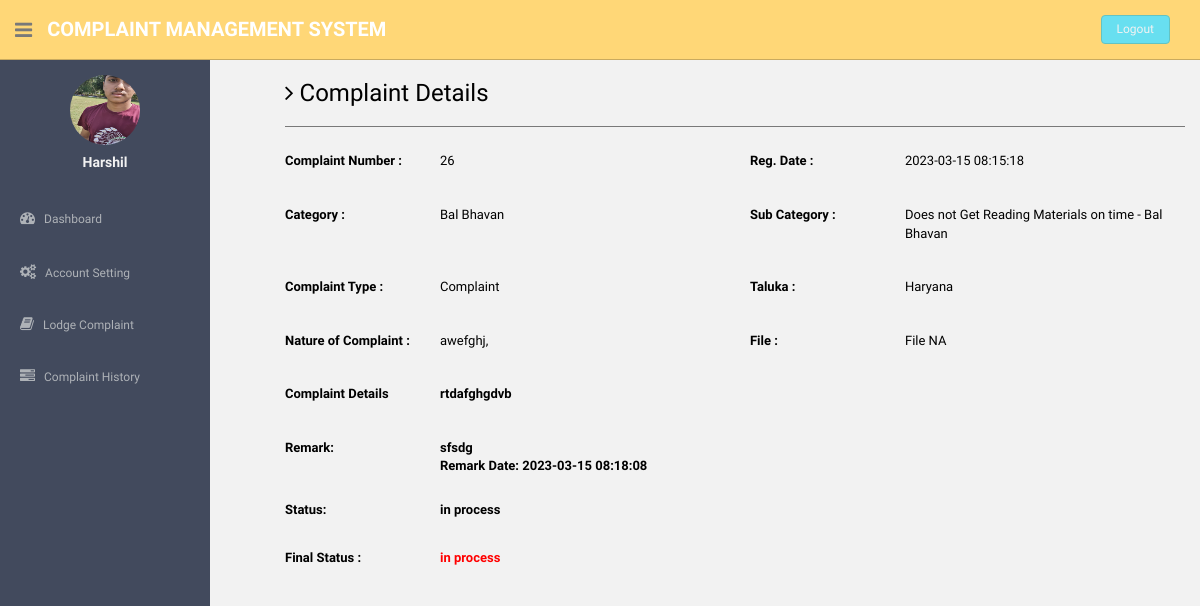
The app's page /users/complaint-details.php?cid=26 (signed in) with its own data.
### tables this page shows
CREATE TABLE `users` (
  `id` int(11) NOT NULL,
  `fullName` varchar(255) DEFAULT NULL,
  `userEmail` varchar(255) DEFAULT NULL,
  `password` varchar(255) DEFAULT NULL,
  `contactNo` bigint(11) DEFAULT NULL,
  `address` tinytext DEFAULT NULL,
  `State` varchar(255) DEFAULT NULL,
  `country` varchar(255) DEFAULT NULL,
  `pincode` int(6) DEFAULT NULL,
  `userImage` varchar(255) DEFAULT NULL,
  `regDate` timestamp NOT NULL DEFAULT current_timestamp(),
  `updationDate` timestamp NULL DEFAULT NULL,
  `status` int(1) DEFAULT NULL
);

CREATE TABLE `tblcomplaints` (
  `complaintNumber` int(11) NOT NULL,
  `userId` int(11) DEFAULT NULL,
  `category` int(11) DEFAULT NULL,
  `subcategory` varchar(255) DEFAULT NULL,
  `complaintType` varchar(255) DEFAULT NULL,
  `state` varchar(255) DEFAULT NULL,
  `noc` varchar(255) DEFAULT NULL,
  `complaintDetails` mediumtext DEFAULT NULL,
  `complaintFile` varchar(255) DEFAULT NULL,
  `regDate` timestamp NULL DEFAULT current_timestamp(),
  `status` varchar(50) DEFAULT NULL,
  `lastUpdationDate` timestamp NULL DEFAULT NULL ON UPDATE current_timestamp()
);

CREATE TABLE `category` (
  `id` int(11) NOT NULL,
  `categoryName` varchar(255) DEFAULT NULL,
  `categoryDescription` longtext DEFAULT NULL,
  `creationDate` timestamp NULL DEFAULT current_timestamp(),
  `updationDate` timestamp NULL DEFAULT NULL ON UPDATE current_timestamp()
);

CREATE TABLE `complaintremark` (
  `id` int(11) NOT NULL,
  `complaintNumber` int(11) DEFAULT NULL,
  `status` varchar(255) DEFAULT NULL,
  `remark` mediumtext DEFAULT NULL,
  `remarkDate` timestamp NULL DEFAULT current_timestamp()
);

### users/complaint-details.php (the view, shortened to what this page needs)
<?php session_start();
include('includes/config.php');
if (strlen($_SESSION['login']) == 0) {
  header('location:index.php');
} else { ?>
  <!DOCTYPE html>
  <html lang="en">
  <head>
    <link href="assets/css/bootstrap.css" rel="stylesheet">
    <link href="assets/font-awesome/css/font-awesome.css" rel="stylesheet" />
    <link href="assets/css/style.css" rel="stylesheet">
    <link href="assets/css/style-responsive.css" rel="stylesheet">
  </head>
  <body>
    <section id="container">
      <?php include('includes/header.php'); ?>
      <?php include('includes/sidebar.php'); ?>
      <section id="main-content" style="padding-left:5%; color:#000">
        <section class="wrapper site-min-height">
          <h3><i class="fa fa-angle-right"></i> Complaint Details</h3>
          <hr />
          <?php $query = mysqli_query($con, "select tblcomplaints.*,category.categoryName as catname from tblcomplaints join category on category.id=tblcomplaints.category where userId='" . $_SESSION['id'] . "' and complaintNumber='" . $_GET['cid'] . "'");
          while ($row = mysqli_fetch_array($query)) { ?>
            <div class="row mt">
              <label class="col-sm-2 col-sm-2 control-label"><b>Complaint Number : </b></label>
              <div class="col-sm-4">
                <p>
                  <?php echo htmlentities($row['complaintNumber']); ?>
                </p>
              </div>
              <label class="col-sm-2 col-sm-2 control-label"><b>Reg. Date :</b></label>
              <div class="col-sm-4">
                <p>
                  <?php echo htmlentities($row['regDate']); ?>
                </p>
              </div>
            </div>
            <div class="row mt">
              <label class="col-sm-2 col-sm-2 control-label"><b>Category :</b></label>
              <div class="col-sm-4">
                <p>
                  <?php echo htmlentities($row['catname']); ?>
                </p>
              </div>
              <label class="col-sm-2 col-sm-2 control-label"><b>Sub Category :</b> </label>
              <div class="col-sm-4">
                <p>
                  <?php echo htmlentities($row['subcategory']); ?>
                </p>
              </div>
            </div>
            <div class="row mt">
              <label class="col-sm-2 col-sm-2 control-label"><b>Complaint Type :</b></label>
              <div class="col-sm-4">
                <p>
                  <?php echo htmlentities($row['complaintType']); ?>
                </p>
              </div>
              <label class="col-sm-2 col-sm-2 control-label"><b>Taluka :</b></label>
              <div class="col-sm-4">
                <p>
                  <?php echo htmlentities($row['state']); ?>
                </p>
              </div>
            </div>
            <div class="row mt">
              <label class="col-sm-2 col-sm-2 control-label"><b>Nature of Complaint :</b></label>
              <div class="col-sm-4">
                <p>
                  <?php echo htmlentities($row['noc']); ?>
                </p>
              </div>
              <label class="col-sm-2 col-sm-2 control-label"><b>File :</b></label>
              <div class="col-sm-4">
                <p>
                  <?php $cfile = $row['complaintFile'];
                  if ($cfile == "" || $cfile == "NULL") {
                    echo htmlentities("File NA");
                  } else { ?>
                    <a href="complaintdocs/<?php echo htmlentities($row['complaintFile']); ?>" target='_blank'> View File</a>
                  <?php } ?>
                </p>
              </div>
            </div>
            <div class="row mt">
              <label class="col-sm-2 col-sm-2 control-label"><b>Complaint Details </label>
              <div class="col-sm-10">
                <p>
                  <?php echo htmlentities($row['complaintDetails']); ?>
                </p>
              </div>
            </div>
            <?php
            $ret = mysqli_query($con, "select complaintremark.remark as remark,complaintremark.status as sstatus,complaintremark.remarkDate as rdate from complaintremark join tblcomplaints on tblcomplaints.complaintNumber=complaintremark.complaintNumber where complaintremark.complaintNumber='" . $_GET['cid'] . "'");
            while ($rw = mysqli_fetch_array($ret)) {
              ?>
              <div class="row mt">
                <label class="col-sm-2 col-sm-2 control-label"><b>Remark:</b></label>
                <div class="col-sm-10">
                  <?php echo htmlentities($rw['remark']); ?>&nbsp;&nbsp; <br /><b>Remark Date:
                    <?php echo htmlentities($rw['rdate']); ?>
                  </b>
                </div>
              </div>
              <div class="row mt">
                <label class="col-sm-2 col-sm-2 control-label"><b>Status:</b></label>
                <div class="col-sm-10">
                  <?php echo htmlentities($rw['sstatus']); ?>
                </div>
              </div>
            <?php } ?>
            <div class="row mt">
              <label class="col-sm-2 col-sm-2 control-label"><b>Final Status :</b></label>
              <div class="col-sm-4">
                <p style="color:red">
                  <?php
                  if ($row['status'] == "NULL" || $row['status'] == "") {
                    echo "Not Process yet";
                  } else {
                    echo htmlentities($row['status']);
                  }
                  ?>
                </p>
              </div>
            </div>
          <?php } ?>
        </section>
      </section>
    </section>
  </body>
  </html>
<?php } ?>

### users/includes/sidebar.php (shortened to what this page needs)
<aside>
          <div id="sidebar"  class="nav-collapse ">
              <ul class="sidebar-menu" id="nav-accordion">
                              <?php $query=mysqli_query($con,"select fullName,userImage from users where userEmail='".$_SESSION['login']."'");
 while($row=mysqli_fetch_array($query))
 {
 ?>
                  <p class="centered"><a href="profile.php">
<?php $userphoto=$row['userImage'];
if($userphoto==""):
?>
<img src="userimages/noimage.png"  class="img-circle" width="70" height="70" >
<?php else:?>
  <img src="userimages/<?php echo htmlentities($userphoto);?>" class="img-circle" width="70" height="70">
<?php endif;?>
</a>
</p>
                  <h5 class="centered"><?php echo htmlentities($row['fullName']);?></h5>
                  <?php } ?>
                  <li class="mt">
                      <a href="dashboard.php">
                          <i class="fa fa-dashboard"></i>
                          <span>Dashboard</span>
                      </a>
                  </li>
                  <li class="sub-menu">
                      <a href="javascript:;" >
                          <i class="fa fa-cogs"></i>
                          <span>Account Setting</span>
                      </a>
                  </li>
                  <li class="sub-menu">
                      <a href="register-complaint.php" >
                          <i class="fa fa-book"></i>
                          <span>Lodge Complaint</span>
                      </a>
                    </li>
                  <li class="sub-menu">
                      <a href="complaint-history.php" >
                          <i class="fa fa-tasks"></i>
                          <span>Complaint History</span>
                      </a>
                  </li>
              </ul>
          </div>
      </aside>

### users/assets/css/style.css (style rules this page uses)
body { color: #797979; background: #f2f2f2; font-family: 'Ruda', sans-serif; padding: 0px !important; margin: 0px !important; font-size:13px; }
ul li { list-style: none; }
a, a:hover, a:focus { text-decoration: none; outline: none; }
#container { width: 100%; height: 100%; }
hr { margin-top: 20px; margin-bottom: 20px; border: 0; border-top: 1px solid #797979; }
.centered { text-align: center; }
.mt { margin-top: 25px; }
#sidebar { width: 210px; height: 100%; position: fixed; background: #424a5d; }
#sidebar h5 { color: #f2f2f2; font-weight: 700; }
#sidebar ul li { position: relative; }
ul.sidebar-menu , ul.sidebar-menu li ul.sub { margin: -2px 0 0; padding: 0; }
ul.sidebar-menu { margin-top: 75px; }
ul.sidebar-menu li { margin-bottom: 5px; margin-left:10px; margin-right:10px; }
ul.sidebar-menu li.sub-menu { line-height: 15px; }
ul.sidebar-menu li a span { display: inline-block; }
ul.sidebar-menu li a { color: #aeb2b7; text-decoration: none; display: block; padding: 15px 0 15px 10px; font-size: 12px; outline: none; -webkit-transition: all 0.3s ease; -moz-transition: all 0.3s ease; -o-transition: all 0.3s ease; -ms-transition: all 0.3s ease; transition: all 0.3s ease; }
ul.sidebar-menu li a i { font-size: 15px; padding-right: 6px; }
#main-content { margin-left: 210px; }
.wrapper { display: inline-block; margin-top: 60px; padding-left: 15px; padding-right: 15px; padding-bottom: 15px; padding-top: 0px; width: 100%; }
label { font-weight: 400; }
.site-min-height { min-height: 900px; }

### records on screen
users: userImage (picture), fullName "Harshil"
tblcomplaints: complaintNumber "26", regDate "2023-03-15 08:15:18", category.categoryName "Bal Bhavan", subcategory "Does not Get Reading Materials on time - Bal Bhavan", complaintType "Complaint", state "Haryana", noc "awefghj,", complaintDetails "rtdafghgdvb", status "in process"
complaintremark: remark "sfsdg", remarkDate "2023-03-15 08:18:08", status "in process"
